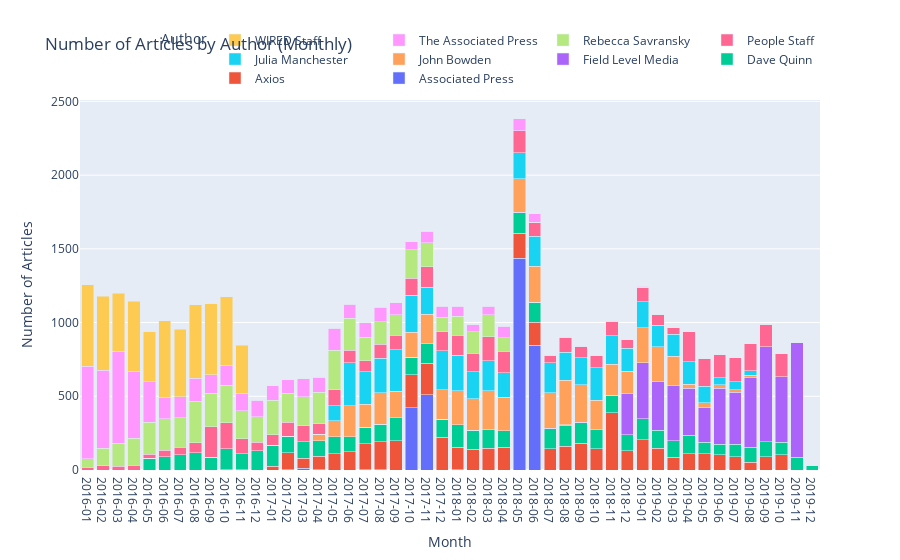

The code cell stored with this chart in its notebook:
### Markdown cell above
Monthly Publication Trends by Author

### Code cell
## Monthly Publication Trends by Author

# Group by both Date and Author
import pandas as pd
import plotly.graph_objects as go

# Load the dataset and prepare it
data = pd.read_csv('main.csv')
data['DATE'] = pd.to_datetime(data['DATE'])

# Resample data to monthly frequency
data['MONTH'] = data['DATE'].dt.to_period('M')

# Group by both Month and Author
author_month_counts = data.groupby(['MONTH', 'AUTHOR']).size().unstack(fill_value=0)

# Create the figure using Plotly
fig = go.Figure()
for author in author_month_counts.columns:
    fig.add_trace(go.Bar(x=author_month_counts.index.astype(str), y=author_month_counts[author], name=author))

fig.update_layout(
    barmode='stack',
    title='Number of Articles by Author (Monthly)',
    xaxis_title='Month',
    yaxis_title='Number of Articles',
    xaxis={'type': 'category'},  # Change this to 'category' to handle the period index as categorical
    legend_title='Author',
    legend=dict(orientation="h", yanchor="bottom", y=1.02, xanchor="right", x=1)
)
fig.show()
